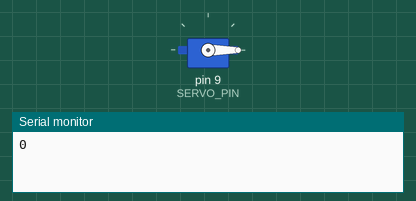
A sketch run on a simulated Arduino Uno, built with avr-gcc and run on an emulated ATmega328P. On the bench: servo, the last lines printed to the serial monitor.

Above: at 0.55 s.
At 2.25 s:
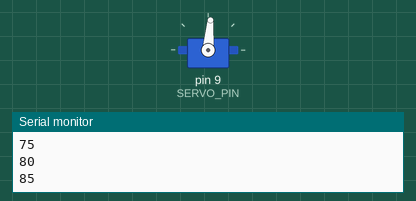
At 3.95 s:
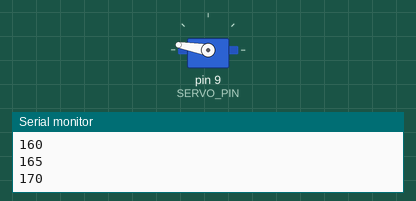
At 7.4 s:
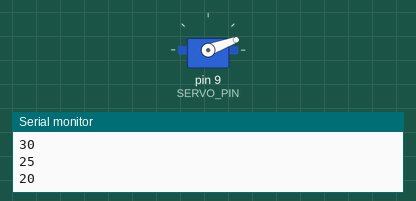
Timing chart, 0 to 9.9 s (numbered marks = the images above):
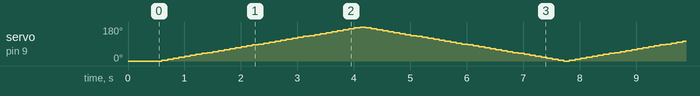

The sketch:

mg90s_sweep.ino
```cpp
/*
 * MG90S 서보 5도씩 왕복 (0° → 180° → 0° 반복)
 * 배선: 주황(신호) → D9, 빨강(VCC) → 5V, 갈색(GND) → GND
 */
#include <Servo.h>

const int SERVO_PIN = 9;
const int STEP      = 5;    // 한 번에 움직일 각도
const int MIN_ANGLE = 0;
const int MAX_ANGLE = 180;
const int DELAY_MS  = 100;  // 한 스텝마다 멈추는 시간 (작게 하면 빨라짐)

Servo servo;
int angle = MIN_ANGLE;
int dir   = +1;             // +1: 증가, -1: 감소

void setup() {
  Serial.begin(9600);
  servo.attach(SERVO_PIN);
  servo.write(angle);
  delay(500);
}

void loop() {
  servo.write(angle);
  Serial.println(angle);

  angle += STEP * dir;
  if (angle >= MAX_ANGLE) { angle = MAX_ANGLE; dir = -1; }
  if (angle <= MIN_ANGLE) { angle = MIN_ANGLE; dir = +1; }

  delay(DELAY_MS);
}
```
